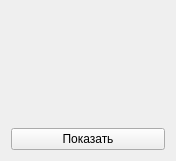
<?xml version="1.0" encoding="UTF-8"?>
<ui version="4.0">
 <class>card</class>
 <widget class="QWidget" name="card">
  <property name="geometry">
   <rect>
    <x>0</x>
    <y>0</y>
    <width>176</width>
    <height>161</height>
   </rect>
  </property>
  <property name="windowTitle">
   <string>Form</string>
  </property>
  <layout class="QGridLayout" name="gridLayout">
   <item row="0" column="0">
    <widget class="QLabel" name="labelNumber">
     <property name="font">
      <font>
       <pointsize>20</pointsize>
       <bold>true</bold>
      </font>
     </property>
     <property name="text">
      <string/>
     </property>
    </widget>
   </item>
   <item row="1" column="0">
    <widget class="QPushButton" name="buttonShow">
     <property name="text">
      <string>Показать</string>
     </property>
    </widget>
   </item>
  </layout>
 </widget>
 <resources/>
 <connections/>
</ui>
